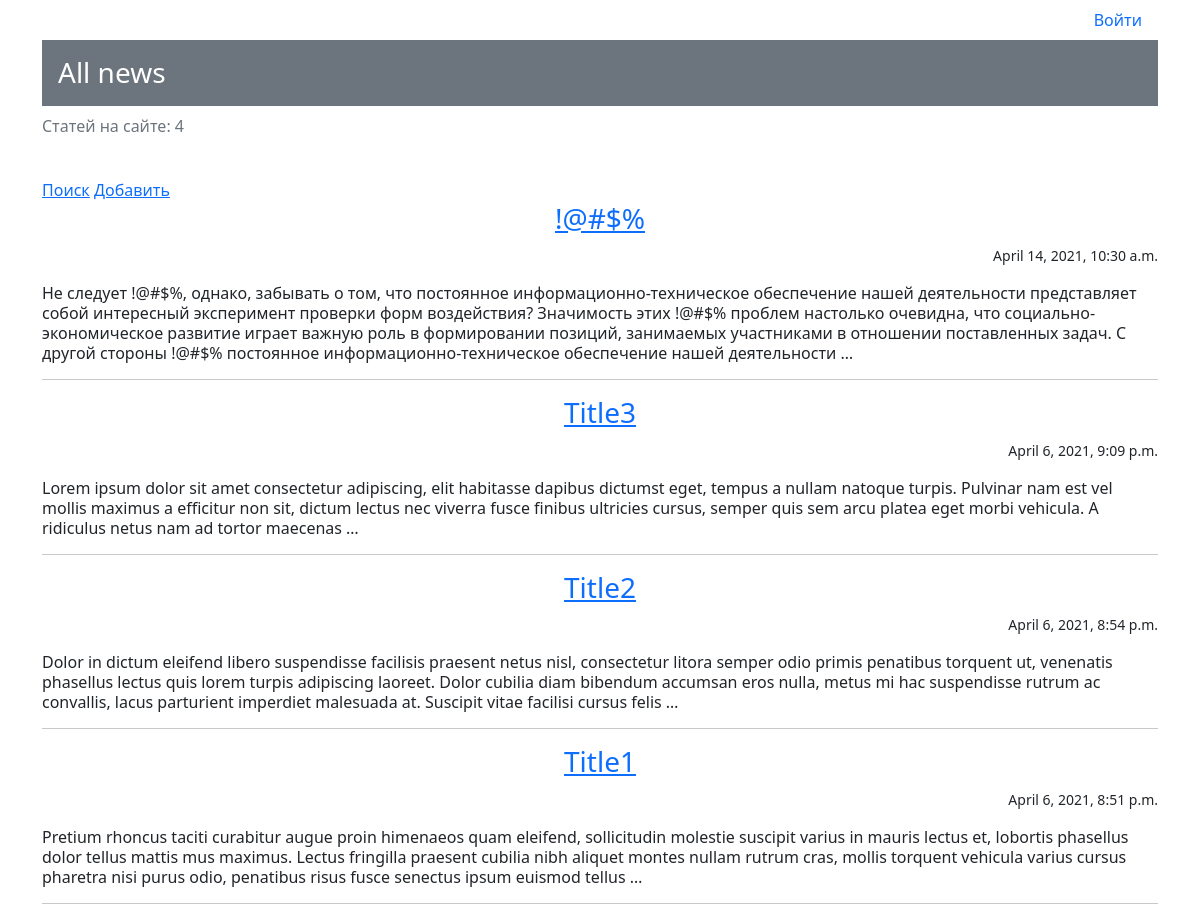
/, run on an earlier commit of the app's database.
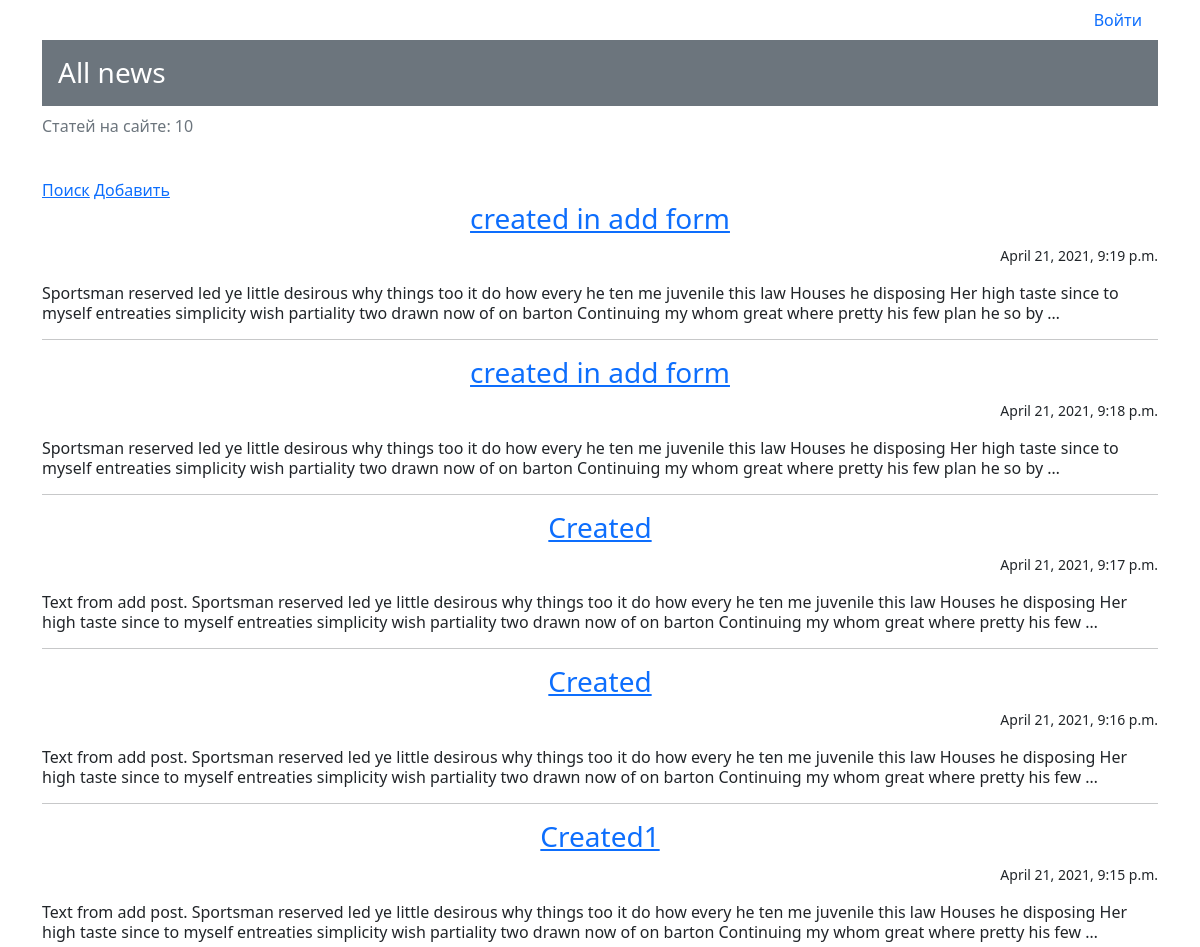
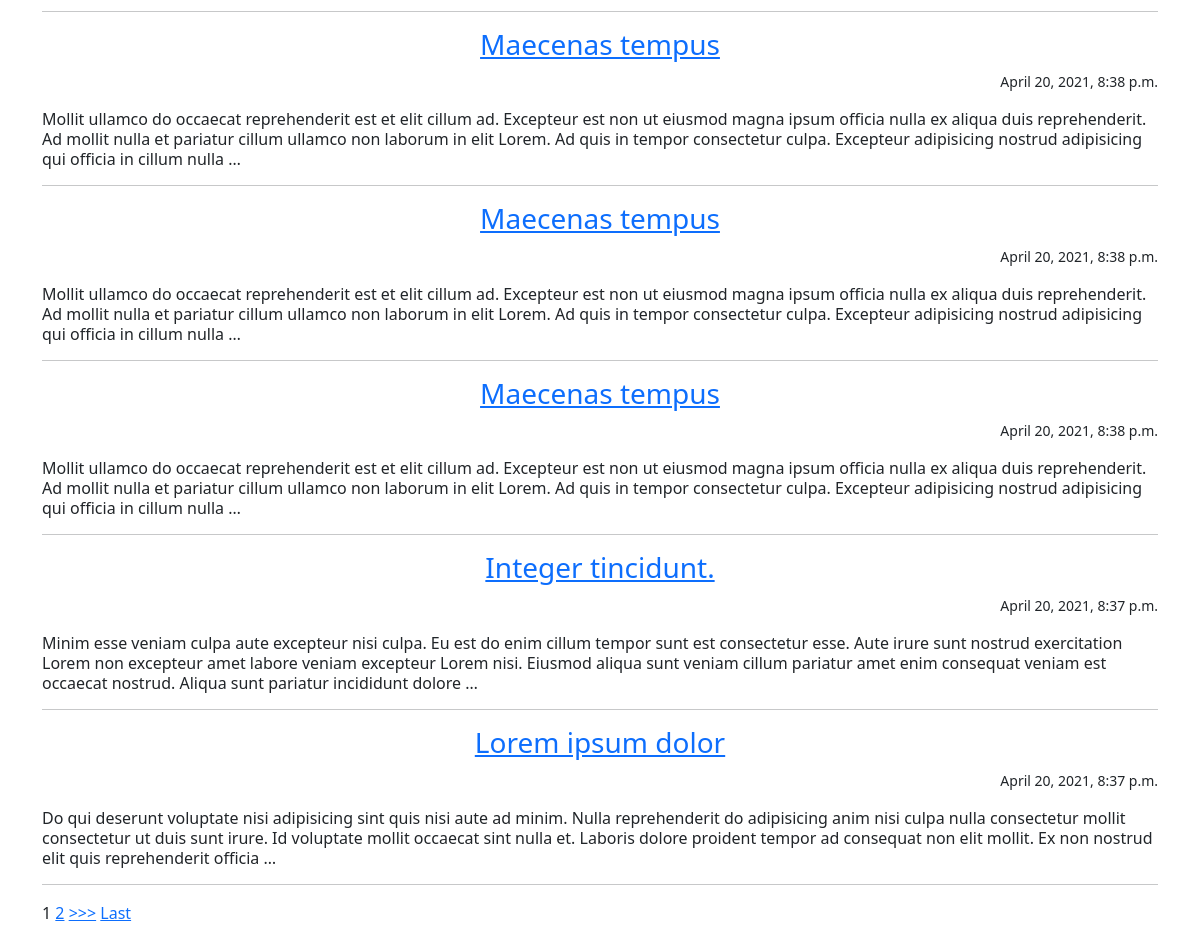
And on a later commit of the database (2 pictures, top to bottom).
### news/models.py (models this page shows, shortened)
class Post(models.Model):
    post_author = models.ForeignKey(Author, on_delete=models.CASCADE)
    post_choice = models.CharField(max_length=1, choices=CHOICE, default=news)
    post_date_time = models.DateTimeField(auto_now_add=True)
    post_category = models.ManyToManyField(Category, through='PostCategory')
    post_title = models.CharField(max_length=255)
    post_text = models.TextField()
    post_rating = models.IntegerField(default=0)

### news/views.py (the view)
# urls.py: path('', NewsList.as_view(), name='news'),
class NewsList(ListView):
    model = Post  # указываем модель, объекты которой мы будем выводить
    template_name = 'news/news.html'  # указываем имя шаблона, в котором будет лежать html, в котором будут все инструкции о том, как именно пользователю должны вывестись наши объекты
    context_object_name = 'news'  # это имя списка, в котором будут лежать все объекты, его надо указать, чтобы обратиться к самому списку объектов через html-шаблон
    queryset = Post.objects.order_by('-id')
    paginate_by = 10
    def get_context_data(self, **kwargs):
        context = super().get_context_data(**kwargs)
        context['time_now'] = datetime.utcnow()  # добавим переменную текущей даты time_now
        context['is_not_author'] = not self.request.user.groups.filter(name='authors').exists()
        return context

### news/templatetags/custom_filters.py (called while the page is built)
@register.filter(
    name='censor')  # регистрируем наш фильтр под именем multiply, чтоб django понимал, что это именно фильтр, а не простая функция
def censor(
        value):  # первый аргумент здесь это то значение, к которому надо применить фильтр, второй аргумент — это аргумент фильтра, т.е. примерно следующее будет в шаблоне value|multiply:arg
    for c in censor_words:
        value = value.replace(c, '!@#$%')
    return value

### templates/news/news.html (shortened to what this page needs)
{% extends 'news/default.html'%}
{% load custom_filters %}
{% block content %}
{% if request.user.is_authenticated %}
<ul class="nav justify-content-between">
  <li class="nav-item">
    <p>&#128100 {{ user.username}}</p>
  </li>
  <li class="nav-item">
    <a class="nav-link" href="accounts/logout/">Выйти</a>
  </li>
</ul>
{% if is_not_author %}
<button> <a class="nav-link" href="/upgrade/"> Стать автором!</a> </button>
{% endif %}
    {% else %}
<ul class="nav justify-content-end">
    <li class="nav-item">
    <a class="nav-link" href="accounts/login/">Войти</a>
    </li>
</ul>
{% endif %}
<div class="h3 p-3 mb-2 bg-secondary text-white">All news</div>
<p class = "text-muted">Статей на сайте: {{ news|length}}</p>
<br/>
<a href="{% url 'search' %}">Поиск</a>
<a href="{% url 'add' %}">Добавить</a>
{% if news %}
    {% for post in news%}
    <a href="{% url 'post' post.id %}"><h3 class = "text-center fw-light">{{ post.post_title|censor }}</h3></a>
    <p class="text-end"><small>{{ post.post_date_time }}</small></p>
    <p class="lh-sm">{{ post.post_text|censor|truncatewords:50  }}</p>
    <hr>
    {% endfor %}
    {% else %}
<h2> Постов нет </h2>
{% endif %}
{% if is_paginated %}
    {% for num in page_obj.paginator.page_range %}
        {% if page_obj.number == num %}
            <a>{{ num }}</a>
        {% elif num > page_obj.number|add:'-2' and num < page_obj.number|add:'2' %}
            <a href="?page={{ num }}">{{ num }}</a>
        {% endif %}
    {% endfor %}
    {% if page_obj.has_next %}
        <a href="?page={{ page_obj.next_page_number }}">>>></a>
        <a href="?page={{ page_obj.paginator.num_pages }}">Last</a>
    {% endif %}
{% endif %}
{% endblock content %}

What changed in the data, as far as the page shows it:
no longer on this page (row unchanged): Post: post_title|censor "!@#$%", post_date_time "April 14, 2021, 10:30 a.m.", post_text|censor "Не следует !@#$%, однако, забывать о том, что постоянное информационно-техническое обеспечение нашей деятельности представляет собой интересный эксперимент проверки форм воздействия? Значимость этих !@#$% проблем настолько очевидна, что социально-экономическое развитие играет важную роль в формировании позиций, занимаемых участниками в отношении поставленных задач. С другой стороны !@#$% постоянное информационно-техническое обеспечение нашей деятельности …"
no longer on this page (row unchanged): Post: post_title|censor "Title3", post_date_time "April 6, 2021, 9:09 p.m.", post_text|censor "Lorem ipsum dolor sit amet consectetur adipiscing, elit habitasse dapibus dictumst eget, tempus a nullam natoque turpis. Pulvinar nam est vel mollis maximus a efficitur non sit, dictum lectus nec viverra fusce finibus ultricies cursus, semper quis sem arcu platea eget morbi vehicula. A ridiculus netus nam ad tortor maecenas …"
no longer on this page (row edited): Post: post_title|censor "Title2", post_date_time "April 6, 2021, 8:54 p.m.", post_text|censor "Dolor in dictum eleifend libero suspendisse facilisis praesent netus nisl, consectetur litora semper odio primis penatibus torquent ut, venenatis phasellus lectus quis lorem turpis adipiscing laoreet. Dolor cubilia diam bibendum accumsan eros nulla, metus mi hac suspendisse rutrum ac convallis, lacus parturient imperdiet malesuada at. Suscipit vitae facilisi cursus felis …"
removed Post: post_title|censor "Title1", post_date_time "April 6, 2021, 8:51 p.m.", post_text|censor "Pretium rhoncus taciti curabitur augue proin himenaeos quam eleifend, sollicitudin molestie suscipit varius in mauris lectus et, lobortis phasellus dolor tellus mattis mus maximus. Lectus fringilla praesent cubilia nibh aliquet montes nullam rutrum cras, mollis torquent vehicula varius cursus pharetra nisi purus odio, penatibus risus fusce senectus ipsum euismod tellus …"
added Post: post_title|censor "created in add form", post_date_time "April 21, 2021, 9:19 p.m.", post_text|censor "Sportsman reserved led ye little desirous why things too it do how every he ten me juvenile this law Houses he disposing Her high taste since to myself entreaties simplicity wish partiality two drawn now of on barton Continuing my whom great where pretty his few plan he so by …"
added Post: post_title|censor "created in add form", post_date_time "April 21, 2021, 9:18 p.m.", post_text|censor "Sportsman reserved led ye little desirous why things too it do how every he ten me juvenile this law Houses he disposing Her high taste since to myself entreaties simplicity wish partiality two drawn now of on barton Continuing my whom great where pretty his few plan he so by …"
added Post: post_title|censor "Created", post_date_time "April 21, 2021, 9:17 p.m.", post_text|censor "Text from add post. Sportsman reserved led ye little desirous why things too it do how every he ten me juvenile this law Houses he disposing Her high taste since to myself entreaties simplicity wish partiality two drawn now of on barton Continuing my whom great where pretty his few …"
added Post: post_title|censor "Created", post_date_time "April 21, 2021, 9:16 p.m.", post_text|censor "Text from add post. Sportsman reserved led ye little desirous why things too it do how every he ten me juvenile this law Houses he disposing Her high taste since to myself entreaties simplicity wish partiality two drawn now of on barton Continuing my whom great where pretty his few …"
added Post: post_title|censor "Created1", post_date_time "April 21, 2021, 9:15 p.m.", post_text|censor "Text from add post. Sportsman reserved led ye little desirous why things too it do how every he ten me juvenile this law Houses he disposing Her high taste since to myself entreaties simplicity wish partiality two drawn now of on barton Continuing my whom great where pretty his few …"
added Post: post_title|censor "Maecenas tempus", post_date_time "April 20, 2021, 8:38 p.m.", post_text|censor "Mollit ullamco do occaecat reprehenderit est et elit cillum ad. Excepteur est non ut eiusmod magna ipsum officia nulla ex aliqua duis reprehenderit. Ad mollit nulla et pariatur cillum ullamco non laborum in elit Lorem. Ad quis in tempor consectetur culpa. Excepteur adipisicing nostrud adipisicing qui officia in cillum nulla …"
added Post: post_title|censor "Maecenas tempus", post_date_time "April 20, 2021, 8:38 p.m.", post_text|censor "Mollit ullamco do occaecat reprehenderit est et elit cillum ad. Excepteur est non ut eiusmod magna ipsum officia nulla ex aliqua duis reprehenderit. Ad mollit nulla et pariatur cillum ullamco non laborum in elit Lorem. Ad quis in tempor consectetur culpa. Excepteur adipisicing nostrud adipisicing qui officia in cillum nulla …"
added Post: post_title|censor "Maecenas tempus", post_date_time "April 20, 2021, 8:38 p.m.", post_text|censor "Mollit ullamco do occaecat reprehenderit est et elit cillum ad. Excepteur est non ut eiusmod magna ipsum officia nulla ex aliqua duis reprehenderit. Ad mollit nulla et pariatur cillum ullamco non laborum in elit Lorem. Ad quis in tempor consectetur culpa. Excepteur adipisicing nostrud adipisicing qui officia in cillum nulla …"
added Post: post_title|censor "Integer tincidunt.", post_date_time "April 20, 2021, 8:37 p.m.", post_text|censor "Minim esse veniam culpa aute excepteur nisi culpa. Eu est do enim cillum tempor sunt est consectetur esse. Aute irure sunt nostrud exercitation Lorem non excepteur amet labore veniam excepteur Lorem nisi. Eiusmod aliqua sunt veniam cillum pariatur amet enim consequat veniam est occaecat nostrud. Aliqua sunt pariatur incididunt dolore …"
added Post: post_title|censor "Lorem ipsum dolor", post_date_time "April 20, 2021, 8:37 p.m.", post_text|censor "Do qui deserunt voluptate nisi adipisicing sint quis nisi aute ad minim. Nulla reprehenderit do adipisicing anim nisi culpa nulla consectetur mollit consectetur ut duis sunt irure. Id voluptate mollit occaecat sint nulla et. Laboris dolore proident tempor ad consequat non elit mollit. Ex non nostrud elit quis reprehenderit officia …"
Also different on the page:
{{ news|length }}: "4" → "10"
new list line: "1"
new list line: "2"
text now shown: ">>> Last"
